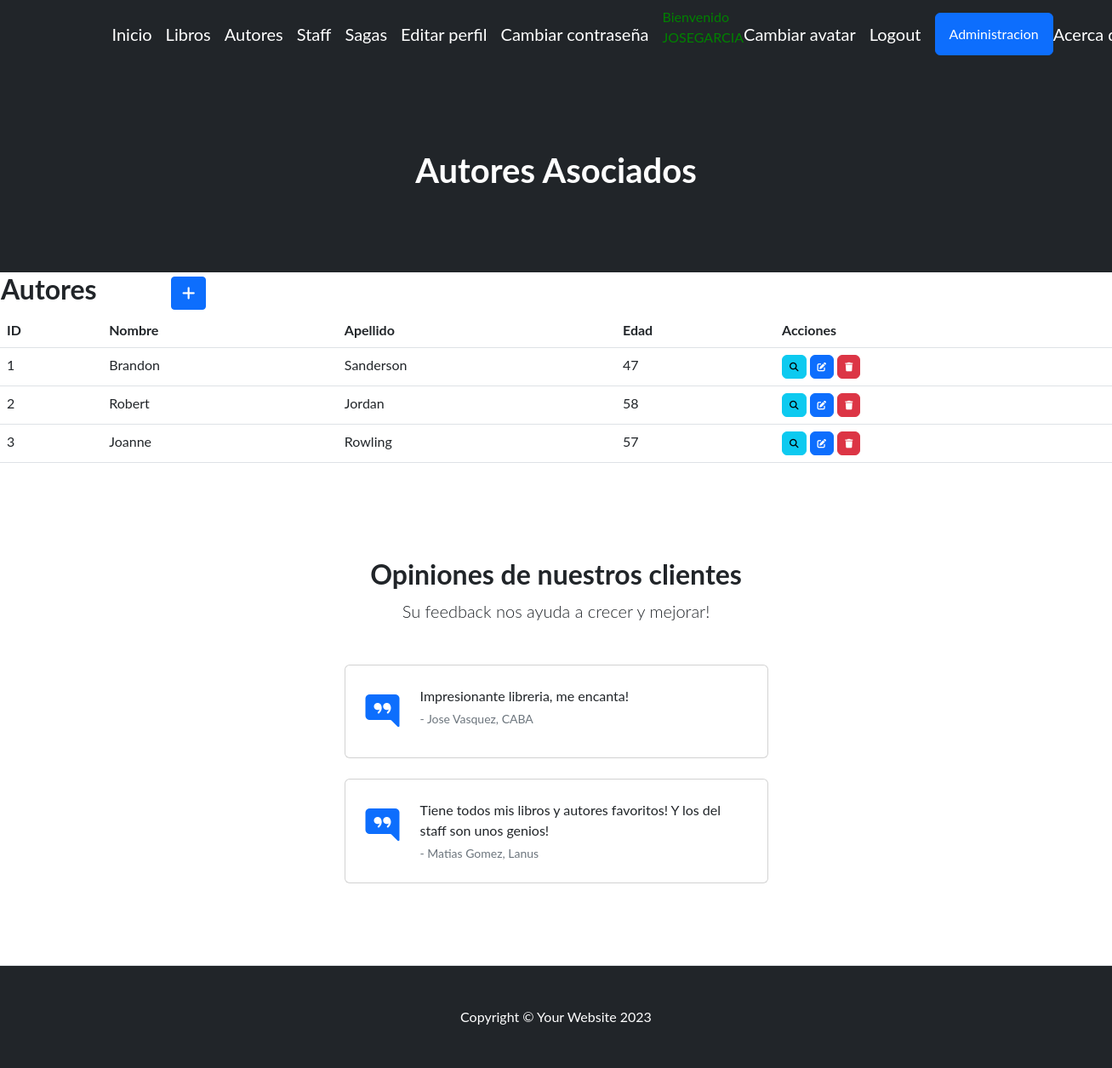
/miaplicacion/autores/ (signed in), run on an earlier commit of the app's database.
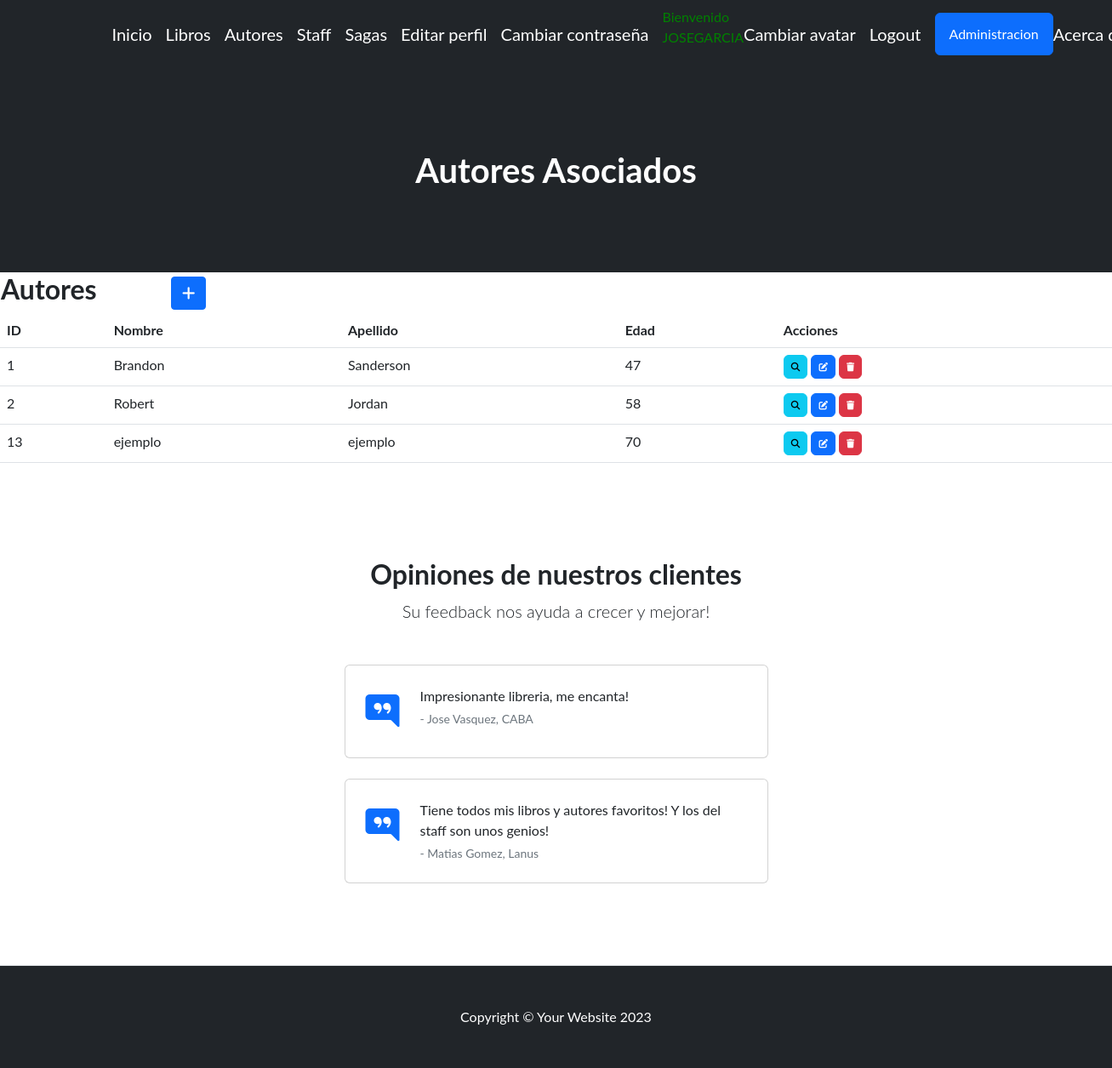
And on a later commit of the database.
### miaplicacion/models.py (models this page shows, shortened)
class Autor(models.Model):
    nombre = models.CharField(max_length=50)
    apellido = models.CharField(max_length=50)
    edad = models.IntegerField()

### miaplicacion/views.py (the view)
# urls.py: path('autores/', autorList.as_view(), name="Autores"),
class autorList(LoginRequiredMixin, ListView):
    model = Autor

### miaplicacion/templates/miaplicacion/autor_list.html (shortened to what this page needs)
{% extends 'miaplicacion/base.html' %}
{% load static %}
{% block cabecera %}Autores Asociados{% endblock cabecera %}
{% block contenido %}
<table>
    <tr>
        <td width="200"><h2>Autores</h2></td>
        <td>
            <a
            href="{% url 'create_autor' %}"
            class="btn btn-primary btn-sm"
            >
            </a>
        </td>
    </tr>
</table>
<table class="table">
  <thead>
    <tr>
      <th>ID</th>
      <th>Nombre</th>
      <th>Apellido</th>
      <th>Edad</th>
      <th>Acciones</th>
    </tr>
  </thead>
  <tbody>
    {% for p in autor_list %}
    <tr>
      <td>{{ p.id }}</td>
      <td>{{ p.nombre }}</td>
      <td>{{ p.apellido }}</td>
      <td>{{ p.edad }}</td>
      <td>
        <a
        href="{% url 'detail_autor' p.id %}"
        class="btn btn-info"
        style="--bs-btn-padding-y: .25rem; --bs-btn-padding-x: .5rem; --bs-btn-font-size: .75rem;"
        >
        </a>
        <a
          href="{% url 'update_autor' p.id %}"
          class="btn btn-primary"
          style="--bs-btn-padding-y: .25rem; --bs-btn-padding-x: .5rem; --bs-btn-font-size: .75rem;"
          >
        </a>
        <a
          href="{% url 'delete_autor' p.id %}"
          class="btn btn-danger"
          style="--bs-btn-padding-y: .25rem; --bs-btn-padding-x: .5rem; --bs-btn-font-size: .75rem;"
          >
        </a>
      </td>
    </tr>
    {% endfor %}
  </tbody>
</table>
{% endblock contenido %}

What changed in the data, as far as the page shows it:
removed Autor: id "3", nombre "Joanne", apellido "Rowling", edad "57"
added Autor: id "13", nombre "ejemplo", apellido "ejemplo", edad "70"
